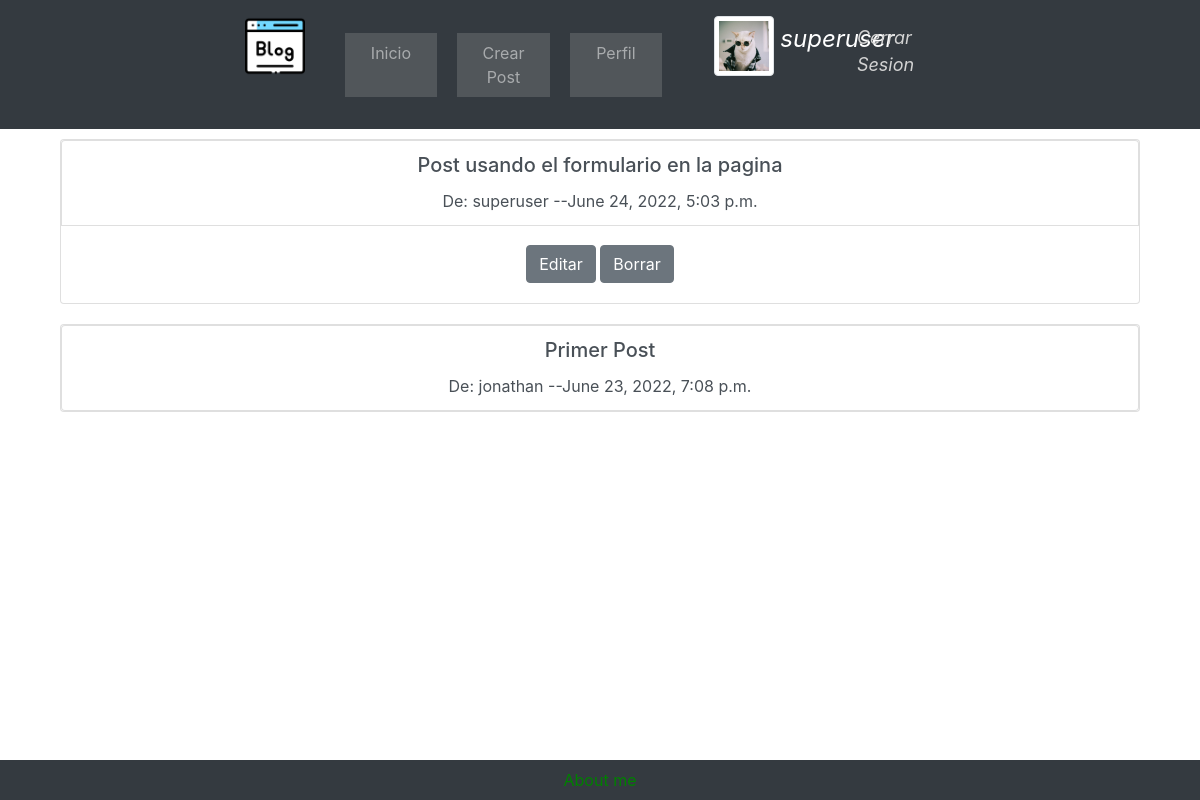
Page /blog/ (signed in) on the earlier database version.
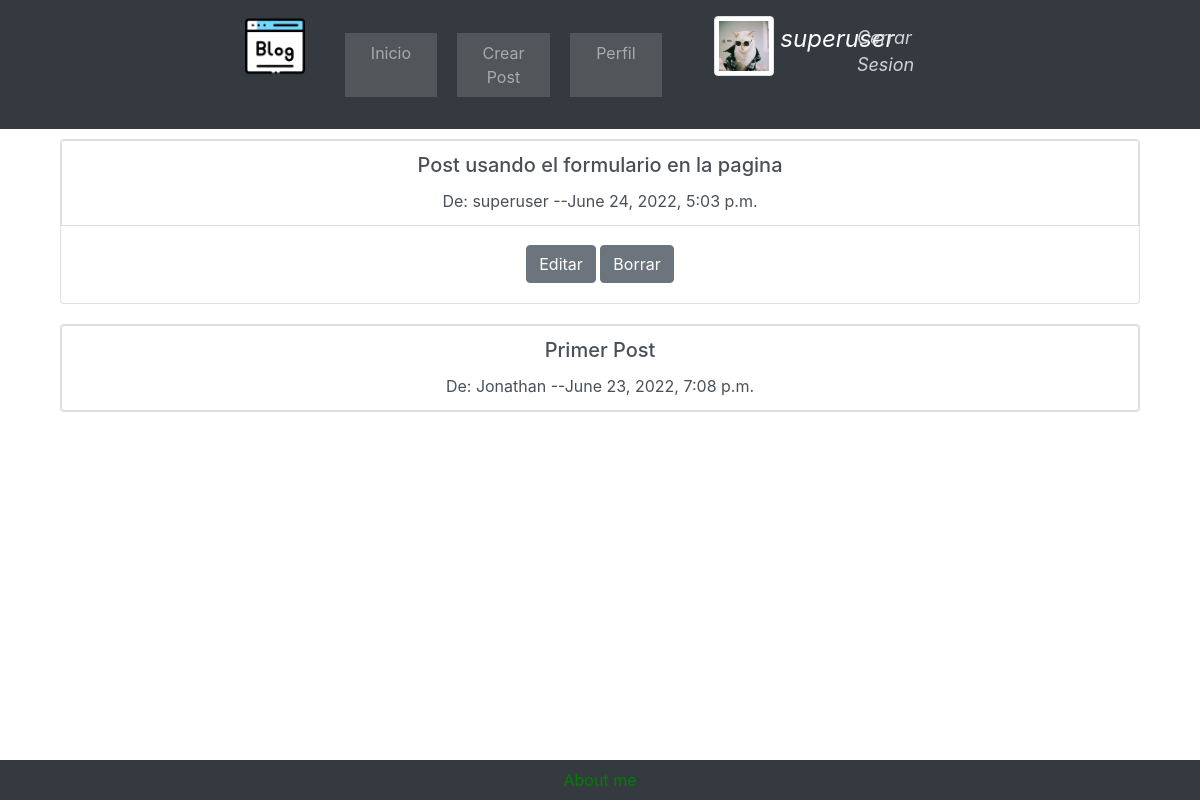
Same page on the later database version.
### cuentas/models.py (models this page shows, shortened)
class Perfil(models.Model):
    user = models.OneToOneField(User, null=True, blank=True, on_delete=models.CASCADE)
    avatar = models.ImageField(null=True, blank=True, upload_to="avatar/")
    bio = models.TextField(null=True, blank=True)

### posts/models.py (models this page shows, shortened)
class Post(models.Model):
    titulo = models.CharField(max_length= 255, null=True)
    author = models.ForeignKey(User, on_delete=models.CASCADE)
    cuerpo = RichTextField(blank = True, null= True)
    date_created = models.DateTimeField(auto_now_add=True, null=True)

### posts/views.py (the view)
# urls.py: path('blog/', BlogView.as_view(), name='blog'),
@method_decorator(login_required(login_url='login'), name="dispatch")
class BlogView(ListView):
    model = Post
    template_name = 'posts/blog.html'
    ordering = ['-id']

### posts/templates/posts/blog.html
{% extends 'cuentas/main.html' %}
{% block content %}
<br />
<div class="container">
        <div class="list-group">
                {% for post in object_list %}
                <div class="card text-center">
                        <a href="{% url 'posts:postdetail' post.pk %}" class="list-group-item list-group-item-action">
                                <h5 class="card-title">{{post.titulo }}</h5>
                                De: {{post.author}} --{{post.date_created}}
                        </a>
                        {% if user.id == post.author.id %}
                        <div class="card-body">
                                <a style="position: left;" class="btn btn-secondary"
                                        href="{% url 'posts:editar' post.pk %}">Editar</a>
                                <a style="position: right;" class="btn btn-secondary"
                                        href="{% url 'posts:borrar' post.pk %}">Borrar</a>
                        </div>
                        {% endif %}
                </div>
                <br />
                {% endfor %}
        </div>
</div>
{% endblock %}

### cuentas/templates/cuentas/main.html (shortened to what this page needs)
{% load static %}
<!DOCTYPE html>
<html lang="en">
<head>
    <link rel="stylesheet" href="https://cdn.jsdelivr.net/npm/bootstrap@4.3.1/dist/css/bootstrap.min.css"
>
    <link rel="stylesheet" type="text/css" href="{% static '/css/styles.css'%}">
</head>
<body>
    <header class="navbar navbar-expand-lg navbar-dark bg-dark justify-content-between" style="width: 100%;">
        <nav class="navbar navbar-expand-lg navbar-dark bg-dark justify-content-between" style="width: 100%;">
            <div class="container-flex">
                <div style="width: 25%; align-items: center;">
                    <div class="text-right" style="margin-right: 4%;">
                        <img src="{% static 'images/blog.png' %}" alt="" width="60" height="60">
                    </div>
                </div>
                <div class="collapse navbar-collapse" id="navbarNavAltMarkup" style="width: 33%;">
                    <div class="navbar-nav">
                        <div class="ga">
                            <a class="nav-item nav-link" href="{% url 'posts:blog' %}">Inicio</a>
                        </div>
                        <div class="ga">
                            <a class="nav-item nav-link " href="{% url 'posts:crear_post' %}">Crear Post</a>
                        </div>
                        <div class="ga">
                            <a class="nav-item nav-link " href="{% url 'profile' %}">Perfil</a>
                        </div>
                    </div>
                </div>
                <div class="flex-box" style="width: 40%;">
                    <div class="navbar-nav" style="width: 100%">
                        <div style="width: 40%;">
                            {% if request.user.perfil.avatar.url is not none%}
                            <div>
                                <img src="{{request.user.perfil.avatar.url}}" class="rounded float-left img-thumbnail"
                                    style="height: 60px; width: 60px;">
                            </div>
                            {% else %}
                            <div>
                                <img src="{% static 'images/default.png' %}" class="rounded float-left img-thumbnail"
                                    style="height: 60px; width: 60px;">
                            </div>
                            {% endif %}
                            <div class="flex-box" style="padding-left: 5%;">
                                <i class="navbar-brand" style="font-size: 150%;">{{request.user}}</i>
                            </div>
                        </div>
                        <div style="margin-right: 15%; padding-right: 25%;">
                            <i id="hello-msg"><a class="nav-item nav-link" style="color: lightgrey;"
                                    href="{% url 'logout' %}">
                                    Cerrar
                                    Sesion </a></i>
                        </div>
                    </div>
                </div>
            </div>
        </nav>
    </header>
    <div class="container">
        {% block content %}
        {% endblock %}
    </div>
    <footer >
        <div  class="nav-link" >
            <a id="abt" href="{% url 'about' %}" > About me </a>
        </div>
    </footer>
</body>
</html>

### static/css/styles.css (style rules this page uses)
footer { position: fixed; left: 0; bottom: 0; width: 100%; background-color: #343a40; color: white; text-align: center; height: 40px; }
#abt { display: block; text-align: center; background-color: transparent; color: lightgray; text-emphasis-color: white; }
#abt:link { display: block; text-align: center; background-color: transparent; color: green; text-emphasis-color: white; }
.container-flex { display: flex; justify-content: space-around; width: 100%; }
.flex-box { display: flex; margin-right: 2%; align-items: center; }
.navbar { display: flex; justify-content: center; align-items: center; }
.navbar-nav { display: flex; flex-direction: row; justify-content: space-evenly; width: 100%; margin-left: 5%; margin-right: 5%; }
.ga { flex-grow: 1; flex-basis: 0; margin-right: 3%; margin-left: 3%; width: 33%; text-align: center; background-color: rgba(169, 169, 169, 0.251); }
#hello-msg { font-size: 18px; color: white; margin-right: 2%; }
body, html { margin: 0; padding: 0; height: 100%; background: white; }

Differences in the rows shown:
changed through a linked row, Post "Primer Post": author "jonathan" → "Jonathan"
